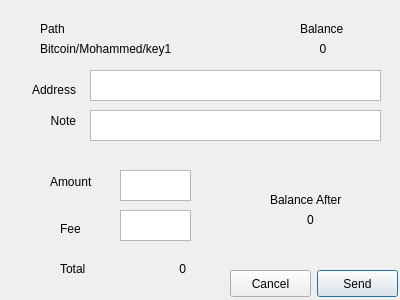
<?xml version="1.0" encoding="UTF-8"?>
<ui version="4.0">
 <class>Dialog</class>
 <widget class="QDialog" name="Dialog">
  <property name="geometry">
   <rect>
    <x>0</x>
    <y>0</y>
    <width>400</width>
    <height>300</height>
   </rect>
  </property>
  <property name="windowTitle">
   <string>Dialog</string>
  </property>
  <widget class="QLabel" name="balance_label">
   <property name="geometry">
    <rect>
     <x>300</x>
     <y>20</y>
     <width>66</width>
     <height>17</height>
    </rect>
   </property>
   <property name="text">
    <string>Balance</string>
   </property>
  </widget>
  <widget class="QLabel" name="fee_label">
   <property name="geometry">
    <rect>
     <x>60</x>
     <y>220</y>
     <width>66</width>
     <height>17</height>
    </rect>
   </property>
   <property name="text">
    <string>Fee</string>
   </property>
  </widget>
  <widget class="QLabel" name="amount_label">
   <property name="geometry">
    <rect>
     <x>50</x>
     <y>166</y>
     <width>66</width>
     <height>31</height>
    </rect>
   </property>
   <property name="text">
    <string>Amount</string>
   </property>
  </widget>
  <widget class="QLabel" name="total_label">
   <property name="geometry">
    <rect>
     <x>60</x>
     <y>260</y>
     <width>66</width>
     <height>17</height>
    </rect>
   </property>
   <property name="text">
    <string>Total</string>
   </property>
  </widget>
  <widget class="QLabel" name="address_label">
   <property name="geometry">
    <rect>
     <x>10</x>
     <y>80</y>
     <width>66</width>
     <height>20</height>
    </rect>
   </property>
   <property name="text">
    <string>Address</string>
   </property>
   <property name="alignment">
    <set>Qt::AlignRight|Qt::AlignTrailing|Qt::AlignVCenter</set>
   </property>
  </widget>
  <widget class="QLabel" name="note_label">
   <property name="geometry">
    <rect>
     <x>10</x>
     <y>110</y>
     <width>66</width>
     <height>21</height>
    </rect>
   </property>
   <property name="text">
    <string>Note</string>
   </property>
   <property name="alignment">
    <set>Qt::AlignRight|Qt::AlignTrailing|Qt::AlignVCenter</set>
   </property>
  </widget>
  <widget class="QLabel" name="postbalance_label">
   <property name="geometry">
    <rect>
     <x>270</x>
     <y>190</y>
     <width>101</width>
     <height>20</height>
    </rect>
   </property>
   <property name="text">
    <string>Balance After</string>
   </property>
  </widget>
  <widget class="QTextEdit" name="amount">
   <property name="geometry">
    <rect>
     <x>120</x>
     <y>170</y>
     <width>71</width>
     <height>31</height>
    </rect>
   </property>
  </widget>
  <widget class="QTextEdit" name="fee">
   <property name="geometry">
    <rect>
     <x>120</x>
     <y>210</y>
     <width>71</width>
     <height>31</height>
    </rect>
   </property>
  </widget>
  <widget class="QLabel" name="total">
   <property name="geometry">
    <rect>
     <x>120</x>
     <y>260</y>
     <width>66</width>
     <height>17</height>
    </rect>
   </property>
   <property name="text">
    <string>0</string>
   </property>
   <property name="alignment">
    <set>Qt::AlignRight|Qt::AlignTrailing|Qt::AlignVCenter</set>
   </property>
  </widget>
  <widget class="QLabel" name="postbalance">
   <property name="geometry">
    <rect>
     <x>270</x>
     <y>210</y>
     <width>81</width>
     <height>20</height>
    </rect>
   </property>
   <property name="text">
    <string>0</string>
   </property>
   <property name="alignment">
    <set>Qt::AlignCenter</set>
   </property>
  </widget>
  <widget class="QLabel" name="balance">
   <property name="geometry">
    <rect>
     <x>290</x>
     <y>40</y>
     <width>66</width>
     <height>17</height>
    </rect>
   </property>
   <property name="text">
    <string>0</string>
   </property>
   <property name="alignment">
    <set>Qt::AlignCenter</set>
   </property>
  </widget>
  <widget class="QTextEdit" name="address">
   <property name="geometry">
    <rect>
     <x>90</x>
     <y>70</y>
     <width>291</width>
     <height>31</height>
    </rect>
   </property>
  </widget>
  <widget class="QTextEdit" name="note">
   <property name="geometry">
    <rect>
     <x>90</x>
     <y>110</y>
     <width>291</width>
     <height>31</height>
    </rect>
   </property>
  </widget>
  <widget class="QPushButton" name="send">
   <property name="geometry">
    <rect>
     <x>317</x>
     <y>270</y>
     <width>81</width>
     <height>27</height>
    </rect>
   </property>
   <property name="text">
    <string>Send</string>
   </property>
  </widget>
  <widget class="QPushButton" name="cancel">
   <property name="geometry">
    <rect>
     <x>230</x>
     <y>270</y>
     <width>81</width>
     <height>27</height>
    </rect>
   </property>
   <property name="text">
    <string>Cancel</string>
   </property>
  </widget>
  <widget class="QLabel" name="path_label">
   <property name="geometry">
    <rect>
     <x>40</x>
     <y>20</y>
     <width>66</width>
     <height>17</height>
    </rect>
   </property>
   <property name="text">
    <string>Path</string>
   </property>
  </widget>
  <widget class="QLabel" name="path">
   <property name="geometry">
    <rect>
     <x>40</x>
     <y>40</y>
     <width>201</width>
     <height>17</height>
    </rect>
   </property>
   <property name="text">
    <string>Bitcoin/Mohammed/key1</string>
   </property>
  </widget>
 </widget>
 <resources/>
 <connections/>
</ui>
